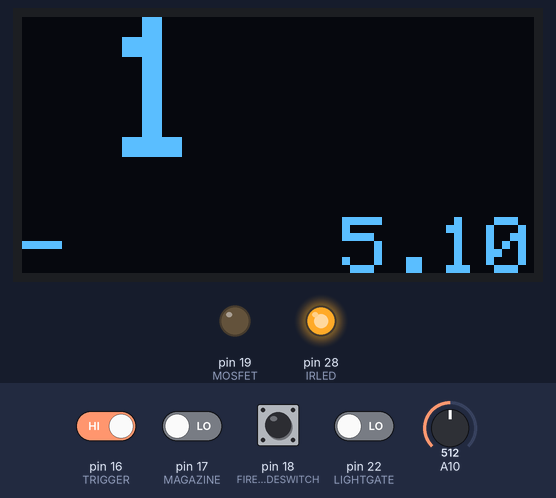
This sketch was run on a simulated Arduino Mega 2560, built with avr-gcc and run on an emulated ATmega2560. Parts: 128×64 one-colour display, output pins drawn as LEDs (lit = HIGH). The inputs (shaded band) are chosen by the test bench; at power-on: pin 16 (TRIGGER) HIGH, pin 17 (MAGAZINE), pin 18 (FIREMODESWITCH), pin 22 (LIGHTGATE) LOW, A10 = 512. What the sketch prints to the serial monitor is not drawn.

Above: at 1.2 s.
1.3 s: pin 16 (TRIGGER) driven LOW
At 2.4 s:
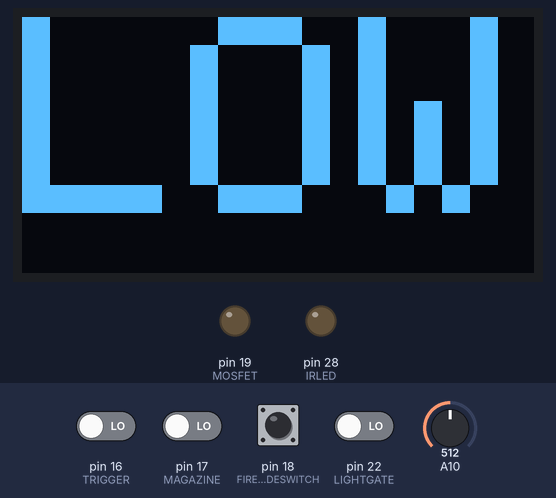
3.1 s: A10 set to 582
4.6 s: A10 set to 609
At 5.3 s:
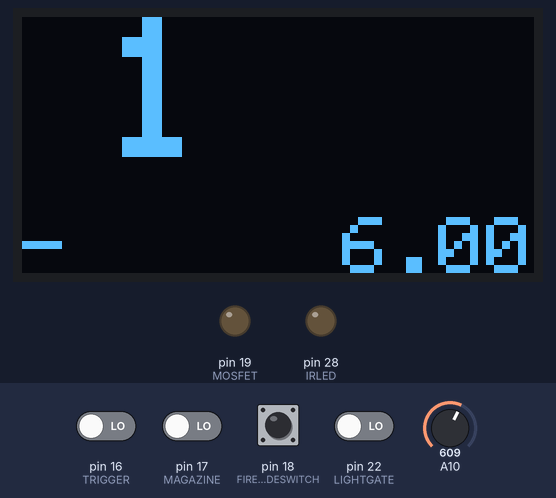
6.1 s: pin 16 (TRIGGER) driven HIGH
At 6.8 s:
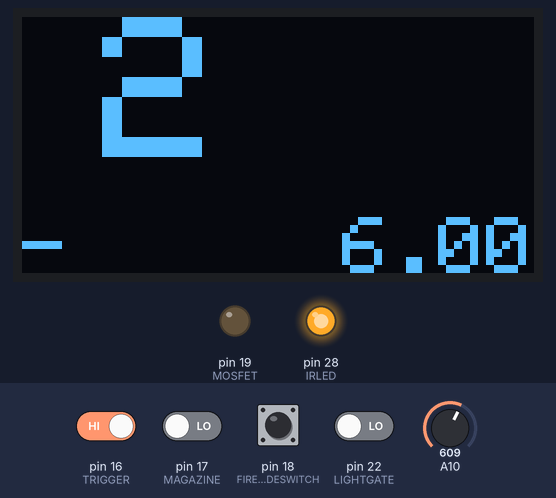
Timing chart, 0 to 8.6 s (numbered marks = the images above; inputs shaded):
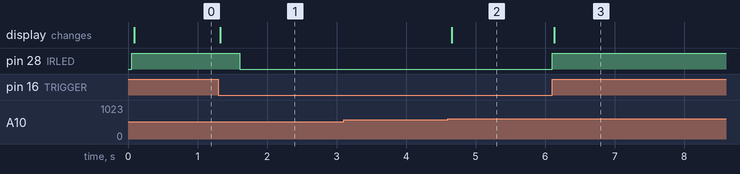

Measured:
- the behaviour switches between 600 and 601 on A10 (found by bisection; images 1 and 2)
- after the input at 1.3 s, pin 28 (IRLED): HIGH → LOW after 0.31 s; the display: changes at once (image 1)
- after the input at 3.1 s, every drawn part: stays the same
- after the input at 4.6 s, the display: changes after 0.05 s (image 2)
- after the input at 6.1 s, pin 28 (IRLED): LOW → HIGH at once; the display: changes at once (image 3)

The sketch:

220416_Airsoft_Mosfet_V2_Raspberry_Pi_Pico.ino
```cpp
#include <Arduino.h>
#include <Wire.h>
#include <SPI.h>
#include <Adafruit_SSD1306.h>
#include <Adafruit_GFX.h>

//Display
#define SCREEN_WIDTH 128 // OLED display width, in pixels
#define SCREEN_HEIGHT 64 // OLED display height, in pixels
#define OLED_RESET     -1 // Reset pin # (or -1 if sharing Arduino reset pin)
#define SCREEN_ADDRESS 0x3C ///< See datasheet for Address; 0x3C = 128x32; 0x3D = 128x64;  // we use 128x64 but have to use 128x32

Adafruit_SSD1306 display(SCREEN_WIDTH, SCREEN_HEIGHT, &Wire, OLED_RESET);

//Pins
const int TRIGGER = 16;
const int IRLED = 28; //LOW=ON
const int LIGHTGATE = 22;
const int MOSFET = 19;
const int FIREMODESWITCH = 18;
const int POTI = 27;
const int BATTERYVOLTAGE = 26;
const int MAGAZINE = 17;

//const
const int IRLEDOFFDELAY = 300; //Delay in ms
const int FIREMODEDELAY = 300; //Delay in ms
const int SINGLESHOTDELAY = 1; //Delay in ms
const int MINBURST = 2;
const int MAXBURST = 4;
const int MINAUTODELAY = 0;
const int MAXAUTODELAY = 84;
const float R1 = 100200.0;    //R1 for Battery
const float R2 = 47700.0;      //R2 for Battery
const float MINV = 6.0;       //Minimum Volltage for Battery
const int POTIMIN = 0;       //Minimum Value of Poti
const int POTIMAX = 1023;     //Max Value of Poti
const int IRLEDRESPONSETIME = 1; //Time to wait for LED ON

//Global
unsigned long triggerStartTime;
bool active = false;
int fireMode = 0;
int shotCounter = 0;
int bursted = 0;
bool release = false;
int displayCounter = 0;
int displayVoltage = 0;
int displayFireMode = 0;
float volt = 0.0;
bool resetOnce = false;

void updateDisplay(int counter,int mode,float voltage){
  displayCounter = counter;
  displayFireMode = mode;
  displayVoltage = voltage;
  display.setTextSize(5);
  display.setTextColor(SSD1306_WHITE);
  display.fillRect(0,0,display.width()-1,display.height()-1,SSD1306_BLACK);
  display.setCursor(20,0);
  display.println(counter);
  display.setTextSize(2);
  display.setCursor(0,50);
  switch(mode){
    case 0: display.println("-");break;
    case 1: display.println("- -");break;
    case 2: display.println("- - -");break;
    default : display.println("ERROR"); break;
  }
  display.setCursor(80,50);
  display.println(((float)((int)(voltage*10)))*0.1);
  display.display();
}

void reset(){
  bursted = 0;
  active = false;
  digitalWrite(MOSFET,LOW);
  digitalWrite(IRLED,LOW);
}

int getPoti(int min, int max){
  int value = analogRead(POTI);
  value =map(value,POTIMIN,POTIMAX,min,max);
  return abs(value);
}

float checkBattery(){
  int valueVoltmeter = analogRead(BATTERYVOLTAGE);
  float vOut = (valueVoltmeter*3.3)/1024.0;
  return (vOut/(R2/(R1+R2)));
}

void singleShot(){
  while (digitalRead(TRIGGER)){
    ;
  }
  triggerStartTime = millis();
  delay(SINGLESHOTDELAY);
}

void releaseShot(){
  singleShot();
  if(release){
    active = true;
    digitalWrite(MOSFET,HIGH);
    release = false;
  }
}

void burstShot(){
  int burstShotCount = getPoti(MINBURST,MAXBURST);
  if(burstShotCount == 2){
    releaseShot();
  }else{
    bursted++;
    if(bursted>=burstShotCount){
      bursted = 0;
      singleShot();
    }else{
      active = true;
      triggerStartTime = millis();
      digitalWrite(MOSFET,HIGH);
    }
  }
}

void autoShot(){
  delay(getPoti(MINAUTODELAY,MAXAUTODELAY));
}

void checkFireMode(){
  digitalWrite(MOSFET,LOW);
  active = false;
  unsigned long testtime = millis();
  if(displayCounter!=shotCounter||displayFireMode!=fireMode||displayVoltage!=volt){
    updateDisplay(shotCounter,fireMode,volt);
  }
  unsigned long tTime = millis();
  Serial.println(tTime-testtime);
  switch (fireMode){
  case 0: singleShot(); break;
  case 1: burstShot(); break;
  case 2: autoShot(); break;
  default:
    reset();
    fireMode = 0;
    break;
  }
}

void checkShot(){
  delay(IRLEDRESPONSETIME);
  while (digitalRead(LIGHTGATE) && active){
    if(!digitalRead(TRIGGER)){
      if(millis()-triggerStartTime>IRLEDOFFDELAY){
        reset();
      }
    }
  }
  if(active){
    shotCounter++;
    checkFireMode();
  }
}

void setup() {
  // put your setup code here, to run once:
  Serial.begin(9600);
  pinMode(IRLED,OUTPUT);
  pinMode(MOSFET,OUTPUT);
  pinMode(TRIGGER,INPUT);
  pinMode(LIGHTGATE,INPUT);
  pinMode(FIREMODESWITCH,INPUT);
  pinMode(POTI,INPUT);
  pinMode(BATTERYVOLTAGE,INPUT);
  pinMode(MAGAZINE,INPUT);
  if(!display.begin(SSD1306_SWITCHCAPVCC, SCREEN_ADDRESS)) {
    Serial.println(F("SSD1306 allocation failed"));
    for(;;); // Don't proceed, loop forever
  }
  display.clearDisplay();
  display.display();
  volt = checkBattery();
}

void loop() {
  // put your main code here, to run repeatedly:
  if(digitalRead(TRIGGER)){
    triggerStartTime = millis();
    digitalWrite(IRLED,HIGH);
    digitalWrite(MOSFET,HIGH);
    active = true;
    release = true;
  }else{
    if(millis()-triggerStartTime>IRLEDOFFDELAY){
      reset();
    }
  }
  if(active){
    checkShot();
  }
  if(digitalRead(FIREMODESWITCH)){
    if(fireMode<2){
      fireMode++;
    }else{
      fireMode = 0;
    }
    delay(FIREMODEDELAY);
  }
  if(digitalRead(MAGAZINE)){
    resetOnce = true;
  }
  if(!digitalRead(MAGAZINE) && resetOnce){
    resetOnce = false;
    shotCounter = 0;
    volt = checkBattery();
    reset();
  }
  if(checkBattery()<MINV){
    display.clearDisplay();
    display.setTextSize(7);
    display.setCursor(0,0);
    display.println("LOW");
    display.display();
  }else if (displayCounter!=shotCounter||displayFireMode!=fireMode||((int)(displayVoltage*10)) != ((int)(volt*10))){
    volt = checkBattery();
    updateDisplay(shotCounter,fireMode,volt);
  }
}
```
